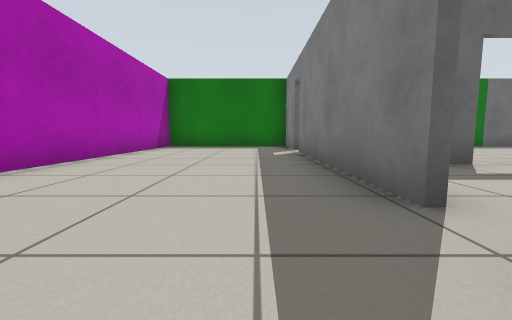
View 1 (above)

12 first-person views from a walk through a robot-simulator world made for Gazebo. The camera is 0.5 m above the floor, tilts 6° down and sees 90° across. The floor is counted in squares, 1 m on a side. Each view is taken from the middle of a square. On the plan, view 1 faces up. The plan holds only what a view shows up to about 9 squares ahead; the rest is blank.

View 2
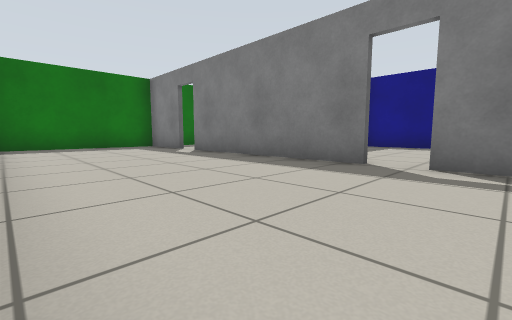

View 3
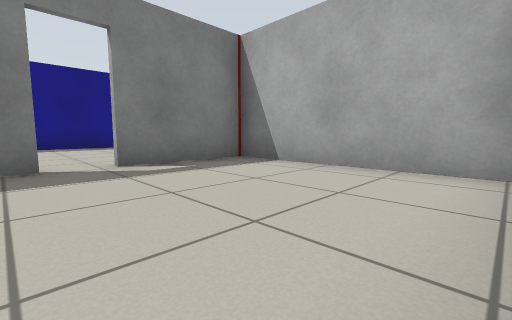

View 4
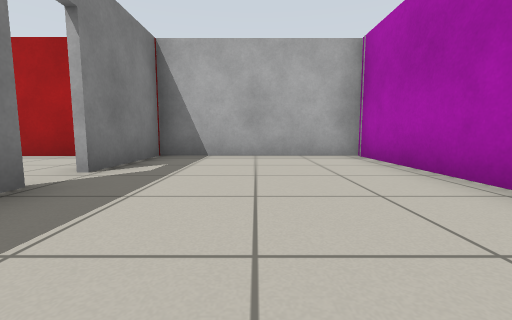

View 5
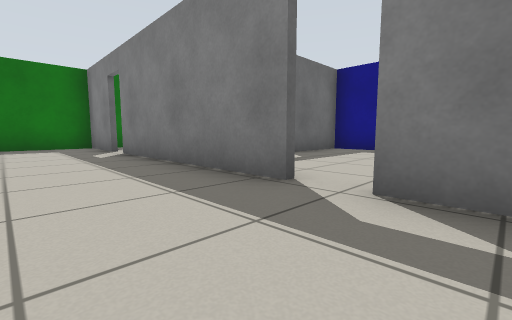

View 6
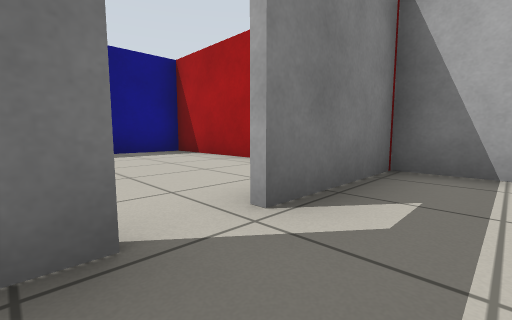

View 7
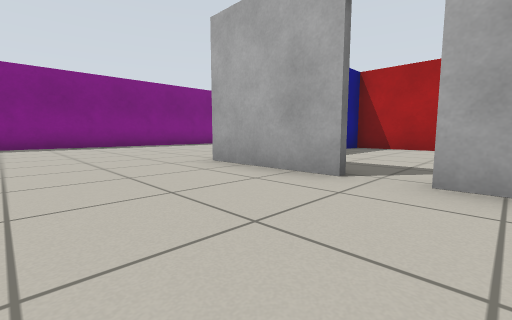

View 8
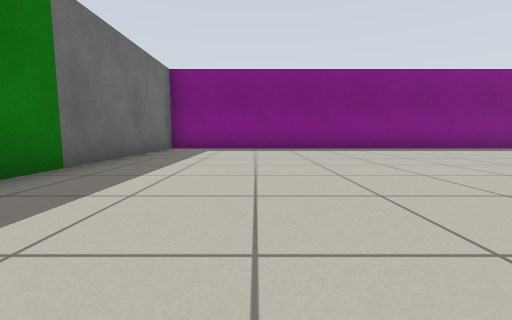

View 9
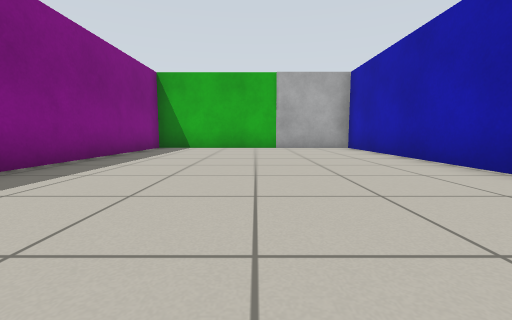

View 10
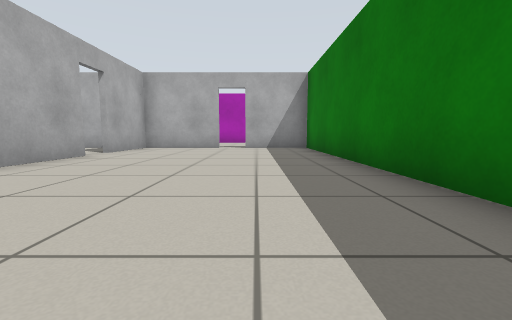

View 11
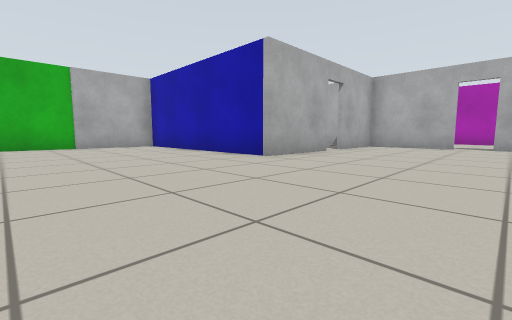

View 12
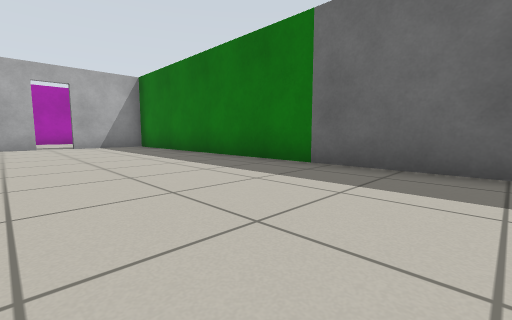

### Floor plan
Points are (right, up) in squares from view 1. A wall is a line through its corners. A room is listed if a view was taken in it or the views show most of it. See-through windows are left out.
Room 1 (views 1, 2, 3, 4, 5, 6)
walls: (1.1, 1.6) (1.1, 6.7); (1.1, 7.6) (1.1, 9.7); (-3.3, 9.2) (-3.3, -1.7) (1.1, -1.7) (1.1, 0.9); (1, 9.7) (-3, 9.7)
ways out: open door at (1, 7) to room 2; open door at (1, 1.5) to room 3
Room 2 (views 7, 8, 9, 10, 11, 12)
walls: (4.4, 4.2) (6.9, 4.2) (6.9, -1.7); (7.1, -1.7) (13.3, -1.7) (13.3, 9.7) (1, 9.7); (1.3, 6.7) (1.3, 4.2) (3.5, 4.2); (1.3, 9.7) (1.3, 7.6)
ways out: open door at (1, 7) to room 1; open door at (4, 4) to room 3
Room 3 (no view inside)
walls: (2.9, -1.7) (7.1, -1.7); (1.3, 2.9) (1.3, 2.1); (6.7, -1.6) (6.7, 4.1) (4.5, 4.1)
ways out: open door at (1, 1.5) to room 1; open door at (4, 4) to room 2

Where each view was taken, in squares from view 1:
view 1: 0 up, 0 right, facing up
view 2: 0 up, 3 left, facing up-right
view 3: 2 up, 3 left, facing down-right
view 4: 4 up, 1 left, facing down
view 5: 0 up, 1 left, facing up-right
view 6: 2 up, 0 right, facing down-right
view 7: 7 up, 3 right, facing down-right
view 8: 7 up, 5 right, facing right
view 9: 7 up, 10 right, facing down
view 10: 8 up, 10 right, facing left
view 11: 8 up, 11 right, facing down-left
view 12: 6 up, 11 right, facing up-left
